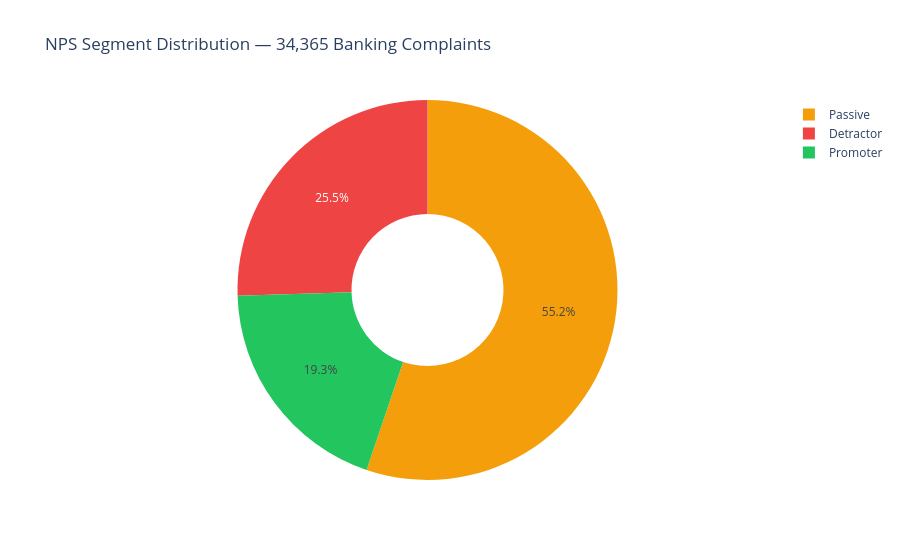

Here is the notebook cell this chart was saved with:
### Markdown cell above
## 5. NPS Segment Distribution

### Code cell
segment_counts = df_banking["nps_segment"].value_counts().reset_index()
segment_counts.columns = ["segment", "count"]

color_map = {"Promoter": "#22c55e", "Passive": "#f59e0b", "Detractor": "#ef4444"}

fig = px.pie(
    segment_counts, values="count", names="segment",
    color="segment", color_discrete_map=color_map,
    title="NPS Segment Distribution — 34,365 Banking Complaints",
    hole=0.4,
)
fig.show()

### Figure 1 — Plotly figure (JSON) as saved in the notebook; plotly's stock layout.template omitted (floating-point values rounded to 4 significant figures)
{"data": [{"customdata": [["Passive"], ["Detractor"], ["Promoter"]], "domain": {"x": [0, 1], "y": [0, 1]}, "hole": 0.4, "hovertemplate": "segment=%{customdata[0]}<br>count=%{value}<extra></extra>", "labels": ["Passive", "Detractor", "Promoter"], "legendgroup": "", "marker": {"colors": ["#f59e0b", "#ef4444", "#22c55e"]}, "name": "", "showlegend": true, "type": "pie", "values": [19444, 8973, 6809]}], "layout": {"legend": {"tracegroupgap": 0}, "title": {"text": "NPS Segment Distribution — 34,365 Banking Complaints"}}}
